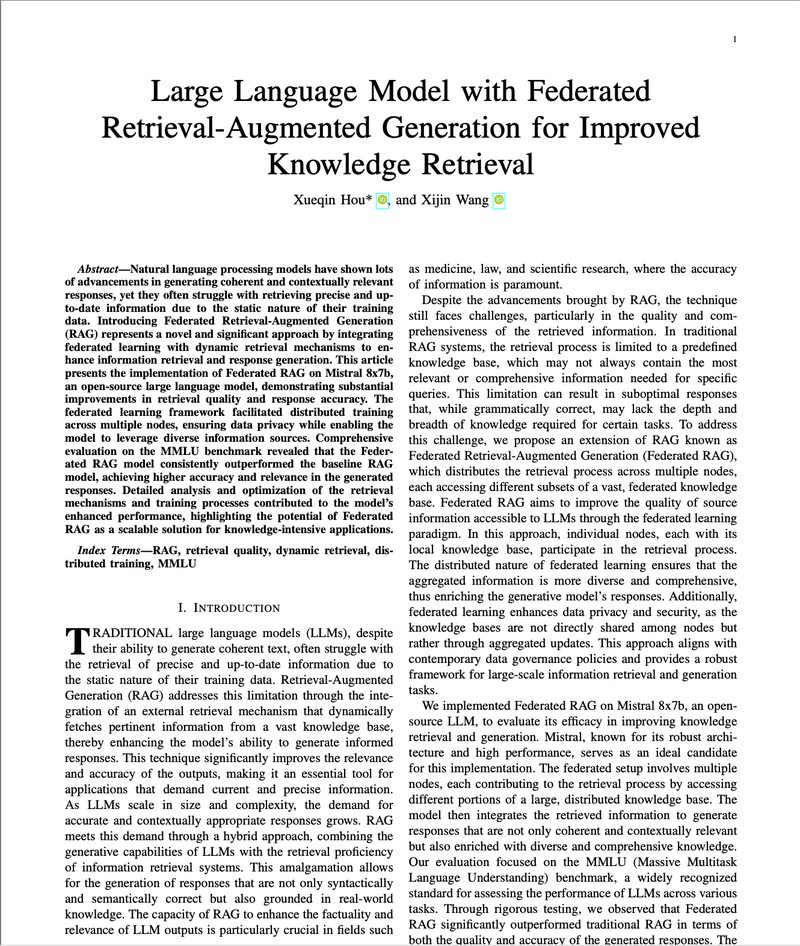
#> input picture assets/screenshots/10.36227_techrxiv.171837853.31531482_v1.jpg, 800 x 946 px
$ python audit_screenshots.py
#> lines starting #> are read from the running program, lines starting #| are printed output that depends on the picture
#!/usr/bin/env python3
"""
audit_screenshots.py

Analyzes screenshots in assets/screenshots/ using visual heuristics to flag
images that may be Cloudflare/bot blocks, cookie consent popups, blank/error
pages, or otherwise unusable. No external OCR dependencies — uses only
PIL/Pillow and numpy.

Heuristics (calibrated against 177 actual screenshots):
  1. Tiny file (<5 KB) — corrupt or nearly blank
  2. Low-variance + mostly-white — blank page
  3. Blocked-page signature — white_ratio > 0.975 AND variance < 650.
     Cloudflare "Verify you are human", CloudFront 403, access-denied pages
     all fall in this band. Clean academic PDFs with similar whiteness all
     have variance > 1000 because they contain real typeset content.
  4. Dark bottom band — cookie consent overlay at bottom of viewport
     (bottom 120 px mean brightness more than 40 points below page median,
      and absolute brightness below 160)
  5. Dark top band — cookie consent overlay at top of viewport
     (top 200 px mean brightness more than 30 points below page body mean,
      and absolute brightness below 200)
  6. CAPTCHA/reCAPTCHA widget — moderate whiteness (0.90–0.975) but variance
     in the 500–1500 range AND presence of a mid-page darker rectangular
     band (widget area); flagged as `review` for manual check.

Categories:
  ok           — no flags, looks like a real screenshot
  blocked      — Cloudflare / bot-detection / 403 / access-denied
  cookie_popup — cookie/GDPR consent banner detected (page may be usable
                 once banner is dismissed or cropped)
  unusable     — blank, corrupt, or true error page
  review       — ambiguous signals, needs a quick manual look
"""

import json
import os
import sys
from pathlib import Path

try:
    from PIL import Image
    import numpy as np
except ImportError as e:
    print(f"Missing dependency: {e}")
    print("Install with: pip install Pillow numpy")
    sys.exit(1)

# ---------------------------------------------------------------------------
# Paths
# ---------------------------------------------------------------------------
REPO_ROOT = Path(__file__).resolve().parent.parent
SCREENSHOTS_DIR = REPO_ROOT / "assets" / "screenshots"
REPORT_PATH = REPO_ROOT / "data" / "screenshot_audit.json"

# ---------------------------------------------------------------------------
# Thresholds (empirically calibrated on the 177-image dataset)
# ---------------------------------------------------------------------------
# --- Unusable / corrupt ---
TINY_FILE_BYTES     = 5_000    # <5 KB is almost certainly not a real page
BLANK_WHITE_RATIO   = 0.90     # used together with BLANK_VARIANCE
BLANK_VARIANCE      = 100.0    # both must be true → unusable blank

# --- Blocked pages (Cloudflare, 403, access-denied) ---
# Cloudflare/403 pages: white_ratio > 0.975, variance < 490
# The highest-variance confirmed-blocked page has var=470 (ai_bioweapon,
# ntia2024aiweights). The next item at var=642 (a2019_un) is a clean
# UN handbook cover page — false positive if threshold is set higher.
# Clean PDFs with high whiteness always have variance > 1000.
BLOCKED_WHITE_MIN   = 0.975
BLOCKED_VAR_MAX     = 490.0

# --- Cookie popup (bottom band) ---
COOKIE_BOT_BAND_H   = 120     # pixels from bottom to examine
COOKIE_BOT_DELTA    = 40      # bottom must be this much darker than rest
COOKIE_BOT_ABS_MAX  = 160     # and its absolute brightness must be below this

# --- Cookie popup (top band, e.g. GOV.UK style) ---
COOKIE_TOP_BAND_H   = 200     # pixels from top to examine
COOKIE_TOP_DELTA    = 30      # top band must be this much darker than page body
COOKIE_TOP_ABS_MAX  = 200     # and its absolute brightness must be below this

# --- Review (ambiguous, e.g. JSTOR reCAPTCHA widget) ---
# Moderate whiteness + mid-range variance (the reCAPTCHA box adds complexity)
REVIEW_WHITE_MIN    = 0.90
REVIEW_WHITE_MAX    = 0.975   # below BLOCKED_WHITE_MIN
REVIEW_VAR_MAX      = 1500.0  # but not as flat as a true blocked page


# ---------------------------------------------------------------------------
# Core analysis
# ---------------------------------------------------------------------------

def analyse_image(path: Path) -> dict:
    """Return a dict of metrics and a final category for one image."""
    result = {
        "file": path.name,
        "path": str(path),
        "file_size_bytes": path.stat().st_size,
        "flags": [],
        "category": "ok",
    }

    # --- Open image --------------------------------------------------------
    try:
        img = Image.open(path).convert("RGB")
#> img is the input picture: PIL image 800x946 RGB; mean R, G, B 224.6, 224.7, 224.6
    except Exception as e:
        result["flags"].append("cannot_open")
        result["error"] = str(e)
        result["category"] = "unusable"
        return result

    width, height = img.size
#> width = 800; height = 946
    result["width"] = width
    result["height"] = height

    arr = np.array(img, dtype=np.float32)   # (H, W, 3)
    brightness = arr.mean(axis=2)            # (H, W)

    # --- Metric 1: file size -----------------------------------------------
    if result["file_size_bytes"] < TINY_FILE_BYTES:
        result["flags"].append("tiny_file")

    # --- Metric 2: near-white pixel ratio ----------------------------------
    NEAR_WHITE = 220
    white_mask = (
        (arr[:, :, 0] >= NEAR_WHITE) &
        (arr[:, :, 1] >= NEAR_WHITE) &
        (arr[:, :, 2] >= NEAR_WHITE)
    )
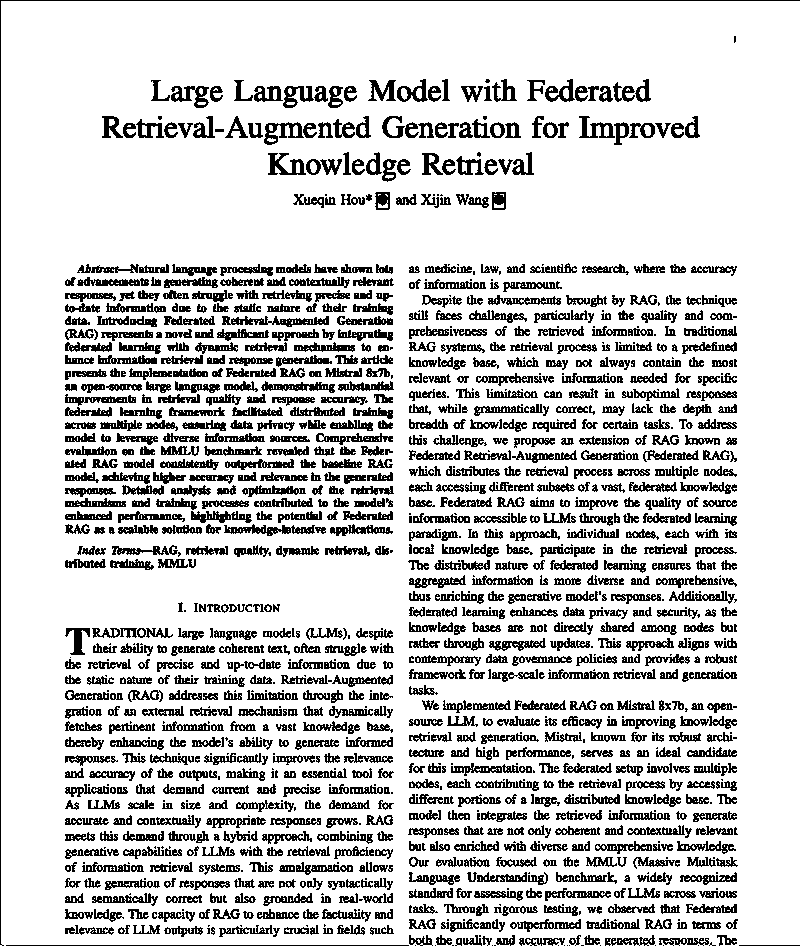
#> white_mask: shape (946, 800) bool; 80.9% white; black in thin lines or dots
    white_ratio = float(white_mask.sum()) / white_mask.size
#> white_ratio = 0.809
    result["white_ratio"] = round(white_ratio, 4)

    # --- Metric 3: overall pixel-value variance ----------------------------
    variance = float(arr.var())
#> variance = 4308.6
    result["variance"] = round(variance, 2)

    # --- Metric 4: row-brightness standard deviation ----------------------
    row_means = brightness.mean(axis=1)
#> row_means = 946 values, max 254.8 at index 1, min 149.4 at index 136, mean 224.6
    row_std = float(row_means.std())
#> row_std = 26.52
    result["row_brightness_std"] = round(row_std, 2)

    # --- Metric 5: dark bottom band (cookie popup) ------------------------
    bottom_dark = False
    if height > COOKIE_BOT_BAND_H * 2:
        bottom_mean = float(brightness[-COOKIE_BOT_BAND_H:, :].mean())
#> bottom_mean = 218.5
        rest_mean   = float(brightness[:-COOKIE_BOT_BAND_H, :].mean())
#> rest_mean = 225.5
        delta = rest_mean - bottom_mean
#> delta = 6.98
        result["bottom_band_brightness"] = round(bottom_mean, 2)
        result["bottom_band_delta"]      = round(delta, 2)
        if delta > COOKIE_BOT_DELTA and bottom_mean < COOKIE_BOT_ABS_MAX:
            result["flags"].append("dark_bottom_band")
            bottom_dark = True

    # --- Metric 6: dark top band (cookie popup — GOV.UK style) -----------
    top_dark = False
    if height > COOKIE_TOP_BAND_H * 2:
        top_mean  = float(brightness[:COOKIE_TOP_BAND_H, :].mean())
#> top_mean = 239.3
        body_mean = float(brightness[COOKIE_TOP_BAND_H:, :].mean())
#> body_mean = 220.7
        delta = body_mean - top_mean
#> delta = -18.63
        result["top_band_brightness"] = round(top_mean, 2)
        result["top_band_delta"]      = round(delta, 2)
        if delta > COOKIE_TOP_DELTA and top_mean < COOKIE_TOP_ABS_MAX:
            result["flags"].append("dark_top_band")
            top_dark = True

    # -----------------------------------------------------------------------
    # Classification (in priority order)
    # -----------------------------------------------------------------------
    flags = result["flags"]
#> flags = []

    # 1. Corrupt / blank
    if "cannot_open" in flags or "tiny_file" in flags:
        result["category"] = "unusable"
        return result

    if white_ratio > BLANK_WHITE_RATIO and variance < BLANK_VARIANCE:
        result["flags"].append("blank_page")
        result["category"] = "unusable"
        return result

    # 2. Blocked pages (Cloudflare / 403 / access-denied)
    #    Very high white ratio + very low variance = almost no real content
    if white_ratio >= BLOCKED_WHITE_MIN and variance <= BLOCKED_VAR_MAX:
        result["flags"].append("blocked_signature")
        result["category"] = "blocked"
        return result

    # 3. Cookie / GDPR consent popup
    if bottom_dark or top_dark:
        result["category"] = "cookie_popup"
        return result

    # 4. Ambiguous — moderate whiteness + mid-range variance
    #    Catches CAPTCHA-widget pages (e.g. JSTOR reCAPTCHA) and other
    #    bot-checks that render a boxed widget, raising variance slightly.
    if (REVIEW_WHITE_MIN <= white_ratio < REVIEW_WHITE_MAX and
            variance <= REVIEW_VAR_MAX):
        result["flags"].append("ambiguous_signature")
        result["category"] = "review"
        return result

    # 5. Otherwise clean
    result["category"] = "ok"
    return result


# ---------------------------------------------------------------------------
# Main
# ---------------------------------------------------------------------------

def main():
    if not SCREENSHOTS_DIR.exists():
        print(f"Screenshots directory not found: {SCREENSHOTS_DIR}")
        sys.exit(1)

    images = (sorted(SCREENSHOTS_DIR.glob("*.jpg")) +
              sorted(SCREENSHOTS_DIR.glob("*.jpeg")) +
              sorted(SCREENSHOTS_DIR.glob("*.png")))

    if not images:
        print("No images found.")
        sys.exit(0)

    print(f"Analysing {len(images)} images in {SCREENSHOTS_DIR} ...\n")

    results = []
    counts = {"ok": 0, "blocked": 0, "cookie_popup": 0, "unusable": 0, "review": 0}

    for img_path in images:
        r = analyse_image(img_path)
#> r = 14 items
        results.append(r)
        counts[r["category"]] = counts.get(r["category"], 0) + 1
        if r["category"] != "ok":
            flag_str = ", ".join(r["flags"]) if r["flags"] else "—"
            print(f"  [{r['category'].upper():12s}] {r['file']}  "
                  f"white={r.get('white_ratio', '?'):.3f}  "
                  f"var={r.get('variance', '?'):.0f}  "
                  f"flags=({flag_str})")

    # --- Summary -----------------------------------------------------------
    total = len(results)
#> total = 1
    print("\n" + "=" * 65)
    print("SUMMARY")
    print("=" * 65)
    for cat, cnt in [("ok", counts["ok"]),
                     ("blocked", counts["blocked"]),
                     ("cookie_popup", counts["cookie_popup"]),
                     ("unusable", counts["unusable"]),
                     ("review", counts["review"])]:
        bar = "#" * cnt
        print(f"  {cat:12s}: {cnt:4d} / {total}  {bar}")
#> this loop made 5 passes
#> (cat, cnt, bar) on passes 1 to 5: ('ok', 1, '#'), ('blocked', 0, ''), ('cookie_popup', 0, ''), ('unusable', 0, ''), ('review', 0, '')
#|   ok          :    1 / 1  #
#|   blocked     :    0 / 1
#|   cookie_popup:    0 / 1
#|   unusable    :    0 / 1
#|   review      :    0 / 1

    print()
    flagged = [r for r in results if r["category"] != "ok"]
#> flagged = []
    if flagged:
        print("FILES NEEDING ATTENTION (grouped by category):")
        for cat in ("unusable", "blocked", "cookie_popup", "review"):
            group = [r for r in flagged if r["category"] == cat]
            if group:
                print(f"\n  -- {cat.upper()} ({len(group)}) --")
                for r in group:
                    print(f"    {r['file']}")
    else:
        print("All images look clean.")

    # --- Write JSON report -------------------------------------------------
    REPORT_PATH.parent.mkdir(parents=True, exist_ok=True)
    report = {
        "total": total,
        "counts": counts,
        "flagged": flagged,
        "all_results": results,
    }
    with open(REPORT_PATH, "w") as f:
        json.dump(report, f, indent=2)
    print(f"\nFull report written to: {REPORT_PATH}")


if __name__ == "__main__":
    main()
